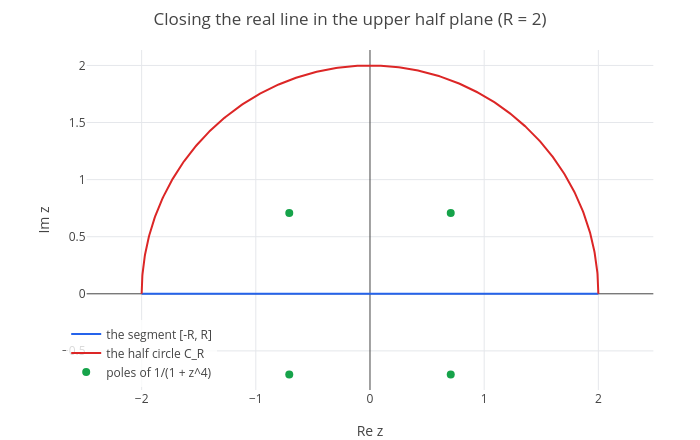

The notebook cell this image was saved under:
### Markdown cell above
## 1. Rational functions: close the contour

To find $\int_{-\infty}^\infty \frac{dx}{1 + x^4}$, integrate $f(z) = 1/(1 + z^4)$ around the closed contour made of the
segment $[-R, R]$ and the upper half circle $C_R$ of radius $R$:

### Code cell
p = parametric(t, 0, t, -2, 2);
p = show(p, parametric(2*cos(t), 2*sin(t), t, 0, pi));
p = show(p, scatter([cos(pi/4) cos(3*pi/4) cos(5*pi/4) cos(7*pi/4)], [sin(pi/4) sin(3*pi/4) sin(5*pi/4) sin(7*pi/4)]));
p = legend(p, "the segment [-R, R]", "the half circle C_R", "poles of 1/(1 + z^4)");
labels(title(p, "Closing the real line in the upper half plane (R = 2)"), "Re z", "Im z")

### Figure 1 — Plotly figure (JSON) as saved in the notebook; plotly's stock layout.template omitted (floating-point values rounded to 4 significant figures; data arrays with more than 128 entries replaced by an {"elided": "..."} marker saying what was removed)
{"data": [{"line": {"color": "#2563eb", "width": 2}, "mode": "lines", "name": "the segment [-R, R]", "type": "scatter", "x": {"elided": "402 float values"}, "y": {"elided": "402 int values"}}, {"line": {"color": "#dc2626", "width": 2}, "mode": "lines", "name": "the half circle C_R", "type": "scatter", "x": {"elided": "402 float values"}, "y": {"elided": "402 float values"}}, {"marker": {"color": "#16a34a", "size": 8}, "mode": "markers", "name": "poles of 1/(1 + z^4)", "type": "scatter", "x": [0.7071, -0.7071, -0.7071, 0.7071], "y": [0.7071, 0.7071, -0.7071, -0.7071]}], "layout": {"height": 440, "legend": {"bgcolor": "rgba(255,255,255,0.8)", "x": 0.01, "xanchor": "left", "y": 0.01, "yanchor": "bottom"}, "margin": {"b": 50, "l": 60, "r": 20, "t": 50}, "showlegend": true, "title": {"text": "Closing the real line in the upper half plane (R = 2)"}, "width": 700, "xaxis": {"constrain": "domain", "range": [-2.482, 2.482], "title": {"text": "Re z"}, "zeroline": true}, "yaxis": {"constrain": "domain", "range": [-0.8425, 2.135], "scaleanchor": "x", "scaleratio": 1, "title": {"text": "Im z"}, "zeroline": true}}}
